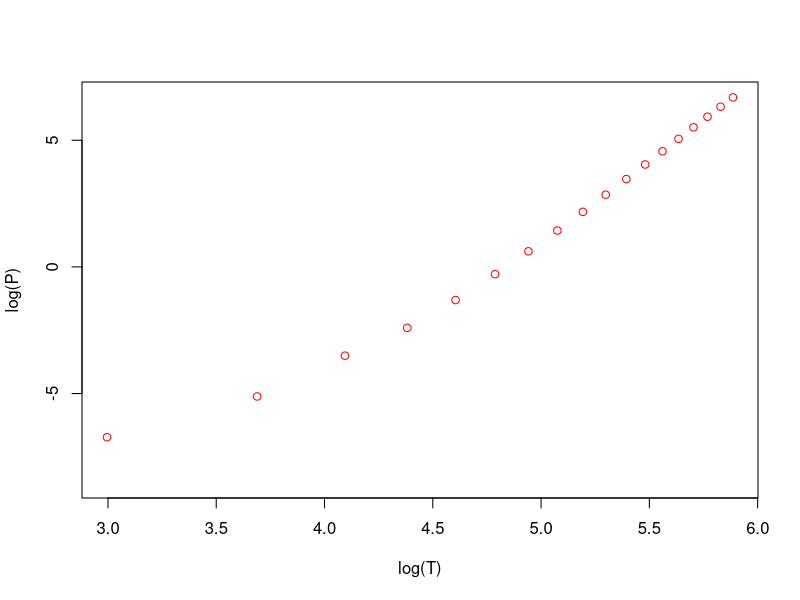
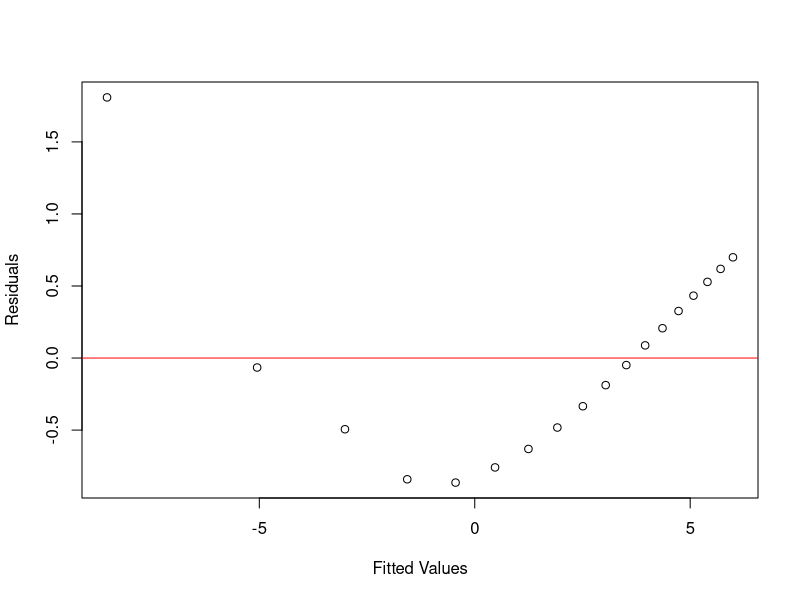
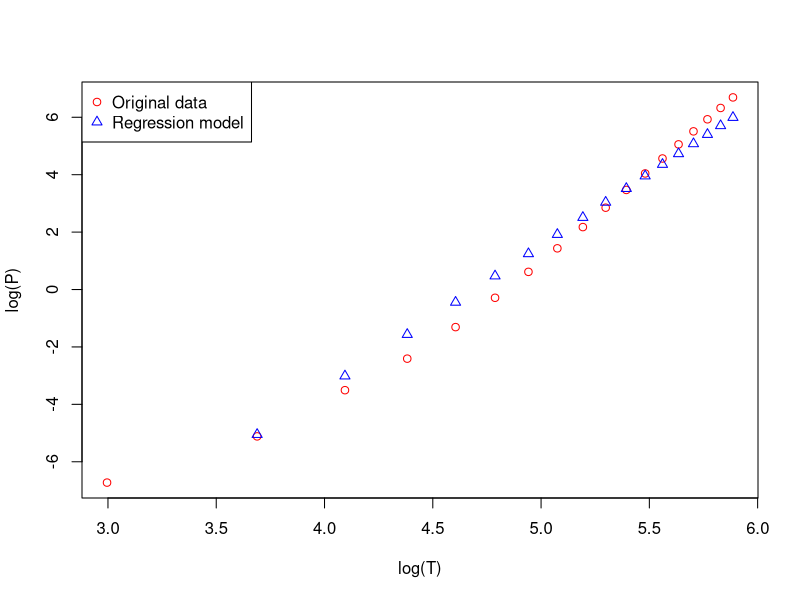

Here is the R script that generated these plots, in order: (Note: this script raises an error after producing the figures.)
## ---- chunk 1
library(datasets)
data(pressure)
pp=pressure$pressure
pt=pressure$temperature
logpp=log(pressure$pressure)
logpt=log(pressure$temperature)
## ---- chunk 2
plot(logpt, logpp,col="red",xlab='log(T)',ylab='log(P)')
## ---- chunk 3
# The first value of pt is equal to 0. Thus, we exclude the first value of loggpp and logpt
logpp<-logpp[c(2:19)]
logpt<- logpt[c(2:19)]
# Linear regression
linreg=lm( logpp~logpt )
summary(linreg)

paste("R-squared=",summary(linreg)$r.squared, ";", "Adjusted R-squared=",summary(linreg)$adj.r.squared, ";","Standard deviation=",summary(linreg)$sigma)
## ---- chunk 4
plot(linreg$fitted.values,linreg$residuals,xlab="Fitted Values",ylab="Residuals")
lines(c(-10:8),0*c(-10:8),col="red")
## ---- chunk 5
appro=linreg$coefficients[1]+linreg$coefficients[2]*logpt

plot(logpt, logpp,col="red",type="p",xlab='log(T)',ylab='log(P)')
lines(logpt, appro,type="p",col="blue",pch=2)
legend("topleft", legend=c("Original data", "Regression model"),col=c("red", "blue"),pch=c(1,2))
## ---- chunk 6
new = data.frame(logpt=c(log(90),log(230)))
pred=predict(linreg,newdata=new,interval="confidence")
pred=exp(pred)
pred
## ---- chunk 7
df <- data.frame(x=c(90,230),
                 P =c(0.3773525,42.1489912),
                 L =c(0.2480383,28.3363527),
                 U =c(0.5740843,62.6946409))
df2 <- data.frame(x=pt,y=pp)

ggplot()+geom_point(data=df, aes(x=x, y=P), color='green') + geom_errorbar(data=df,aes(x=x, ymax = U, ymin = L))+
geom_point(data=df2, aes(x=x, y=y), color='red')
## ---- chunk 8
#Creation of the new regressors
ipt<-1/pt[c(2:19)]
linreg2=lm(logpp ~ logpt + ipt)
summary(linreg2)
## ---- chunk 9
paste("R-squared=",summary(linreg2)$r.squared, ";", "Adjusted R-squared=",summary(linreg2)$adj.r.squared, ";","Standard deviation=",summary(linreg2)$sigma)
## ---- chunk 10
paste("1st model :","AIC=",AIC(linreg), "BIC=",BIC(linreg),"/////","2nd model :","AIC=",AIC(linreg2), "BIC=",BIC(linreg2))
## ---- chunk 11
model2=linreg2$coefficients[1]+logpt*linreg2$coefficients[2]+(linreg2$coefficients[3]/pt[c(2:19)])
plot(pt[c(2:19)], logpp,col="red",type="p",xlab='T',ylab='log(P)')
lines(pt[c(2:19)], model2,type="p",col="blue",pch=2)
legend("topleft", legend=c("Original data", "2nd model"),col=c("red", "blue"),pch=c(1,2))
## ---- chunk 12
ipt2=ipt**2
linreg3=lm(logpp ~ logpt + ipt + ipt2 + pt[c(2:19)])
summary(linreg3)
confint(linreg3,parm="pt[c(2:19)]",level = 0.95)
